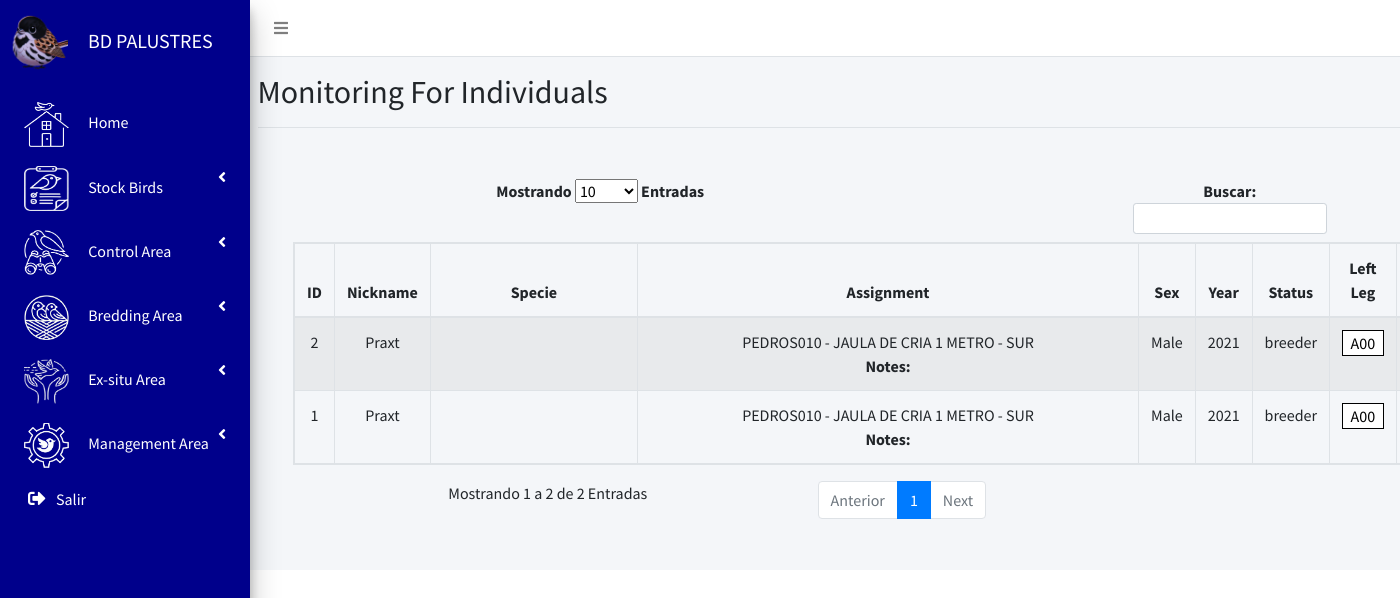
The app's page /admin/control_area/monitoring/update_individual_monitoring.php?id=1 (signed in) with its own data.
### tables this page shows
CREATE TABLE `monitoring` (
  `id_monitoring` int(255) NOT NULL,
  `id_staff_mon` int(11) NOT NULL,
  `specie` varchar(255) NOT NULL,
  `id_individual_mon` int(255) NOT NULL,
  `status_mon` int(1) NOT NULL,
  `pair_id` int(255) NOT NULL,
  `id_external_distutbance` int(255) NOT NULL,
  `interior_mon` int(11) NOT NULL,
  `external_mon` int(11) NOT NULL,
  `date` date NOT NULL,
  `start_time_mon` varchar(50) NOT NULL,
  `finish_time_mon` varchar(50) NOT NULL,
  `take_mon_photo_video` longblob NOT NULL,
  `id_master_routine` int(255) NOT NULL,
  `id_master_reproductive` int(255) NOT NULL,
  `id_master_chicken` int(255) NOT NULL,
  `id_meteorology` int(255) NOT NULL,
  `notes` text NOT NULL
);

CREATE TABLE `individuals` (
  `id_individual` int(255) NOT NULL,
  `id_parents` int(255) NOT NULL,
  `specie` varchar(255) NOT NULL,
  `origin` varchar(255) NOT NULL,
  `origin_type` int(255) NOT NULL,
  `born_center` varchar(255) NOT NULL,
  `P.N/Zepa` varchar(255) NOT NULL,
  `Transfer_center` varchar(255) NOT NULL,
  `sex` int(1) NOT NULL,
  `entry_date` date NOT NULL,
  `year` year(4) NOT NULL,
  `nickname` varchar(255) NOT NULL,
  `genetic_code` text NOT NULL,
  `status` varchar(255) NOT NULL,
  `left_leg` int(1) NOT NULL,
  `left_ring_type` varchar(255) NOT NULL,
  `left_ring_color` varchar(255) NOT NULL,
  `left_letter_color` varchar(255) NOT NULL,
  `left_ring_numer` varchar(255) NOT NULL,
  `right_leg` int(1) NOT NULL,
  `right_ring_type` varchar(255) NOT NULL,
  `right_ring_color` varchar(255) NOT NULL,
  `right_letter_color` varchar(255) NOT NULL,
  `right_ring_numer` varchar(255) NOT NULL,
  `notes` text NOT NULL,
  `Photo/doc` mediumblob NOT NULL
);

CREATE TABLE `facilities` (
  `id_facility` int(255) NOT NULL,
  `name_facility` varchar(255) NOT NULL,
  `type_facility` varchar(255) NOT NULL,
  `location` varchar(255) NOT NULL,
  `notes` text NOT NULL
);

### admin/control_area/monitoring/update_individual_monitoring.php (the view, shortened to what this page needs)
<?php
require_once BASE_URL . "/paginas/cabecera_tercer_nivel.php";
$id = $_GET['id'];
?>
  <main role="main" class="content-wrapper col-12">
      <div class="d-flex justify-content-between flex-wrap flex-md-nowrap align-items-center pt-3 pb-2 mb-3 border-bottom">
        <h1 class="h2">Monitoring For Individuals</h1>
      </div>
<?php
$sentencia = $base_de_datos->query("SELECT * FROM monitoring, individuals WHERE monitoring.id_individual_mon= individuals.id_individual AND id_individual_mon='".$id."'");
$usuario = $sentencia->fetchAll(PDO::FETCH_OBJ);
?>
    <div class="content-header">
      <div class="container-fluid">
    <div class="col-xs-12">
            <div class="card-body">
              <center><table id="example1" class="table table-bordered table-striped table-responsive">
                <thead>
                <tr>
                   <th><center>ID</center></th>
                   <th><center>Nickname</center></th>
                   <th><center>Specie</center></th>
                   <th><center>Assignment</center> </th>
                   <th><center>Sex</center></th>
                   <th><center>Year</center></th>
                   <th><center>Status</center></th>
                   <th><center>Left Leg</center></th>
                   <th><center>Right Leg</center></th>
                </tr>
                </thead>
                <tbody>
                <?php foreach($usuario as $individuals){ ?>
        <tr>
          <td><center><?php echo $individuals->id_monitoring ?></center></td>
          <td><center><?php echo $individuals->nickname ?></center></td>
          <td width="20%"><center><?php echo $individuals->scientific_name ?></center></td>
          <?php
          $sentencia_assi = $base_de_datos->prepare("SELECT id_assignment, assignment_date, id_facility_name, notes  FROM facility_assignment where id_individual_assi = ? AND assignment_date!='' AND finish_date is null");
          $sentencia_assi->execute([$individuals->id_individual]);
          $assi = $sentencia_assi->fetch(PDO::FETCH_OBJ);?>
          <td width="50%"><center>
          <?php if(empty($assi->id_facility_name)){
            echo "Not have assignament";
          }else{
            $sentencia_fac = $base_de_datos->prepare("SELECT name_facility, type_facility, location, notes FROM facilities WHERE id_facility  = ?;");
          $sentencia_fac->execute([$assi->id_facility_name]);
          $fac = $sentencia_fac->fetch(PDO::FETCH_OBJ);
          echo $fac->name_facility.' - '.$fac->type_facility.' - '.$fac->location.'<br><strong>Notes:</strong> '.$fac->notes ; } ?></center></td>
          <td><center><?php switch ($individuals->sex) {
            case '1':
              echo "Male";
              break;
          } ?></center></td>
          <td><center><?php echo $individuals->year ?></center></td>
          <td><center><?php echo $individuals->status ?></center></td>
          <td><div class="col-12" style="background-color:<?php echo $individuals->left_ring_color ?> ; border: 1px solid #000000">
          <center><font color="<?php echo $individuals->left_letter_color ?>"><?php echo $individuals->left_ring_numer ?></font></center></div></td>
          <td></td>
        </tr>
        <?php } ?>
                </tbody>
            </table></center>
            </div>
          </div>
        </div>
      </div>
  </div>
<?php  include_once BASE_URL . "/paginas/pie_3.php";   ?>

### paginas/cabecera_tercer_nivel.php (style rules this page uses)
.content-wrapper { transition: margin-left 0.3s ease-in-out, width 0.3s ease-in-out; margin-left: 10px; width: calc(95%); }

### records on screen
monitoring: id_monitoring "1", individuals.nickname "Praxt", facilities.name_facility "PEDROS010", facilities.type_facility "JAULA DE CRIA 1 METRO", facilities.location "SUR", individuals.year "2021", individuals.status "breeder", individuals.left_ring_numer "A00"
monitoring: id_monitoring "2", individuals.nickname "Praxt", facilities.name_facility "PEDROS010", facilities.type_facility "JAULA DE CRIA 1 METRO", facilities.location "SUR", individuals.year "2021", individuals.status "breeder", individuals.left_ring_numer "A00"
